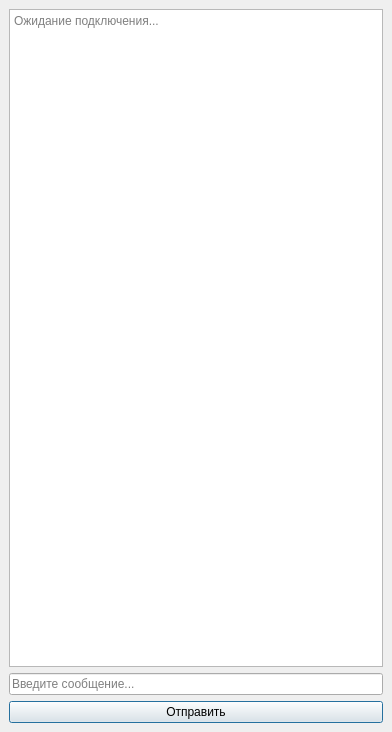
<?xml version="1.0" encoding="UTF-8"?>
<ui version="4.0">
 <class>MainWindow</class>
 <widget class="QMainWindow" name="MainWindow">
  <property name="geometry">
   <rect>
    <x>0</x>
    <y>0</y>
    <width>392</width>
    <height>732</height>
   </rect>
  </property>
  <property name="windowTitle">
   <string>Skillbox Online Chat</string>
  </property>
  <property name="locale">
   <locale language="Russian" country="Russia"/>
  </property>
  <widget class="QWidget" name="centralwidget">
   <layout class="QVBoxLayout" name="verticalLayout">
    <item>
     <widget class="QPlainTextEdit" name="message_box">
      <property name="undoRedoEnabled">
       <bool>false</bool>
      </property>
      <property name="readOnly">
       <bool>true</bool>
      </property>
      <property name="placeholderText">
       <string>Ожидание подключения...</string>
      </property>
     </widget>
    </item>
    <item>
     <widget class="QLineEdit" name="message_input">
      <property name="placeholderText">
       <string>Введите сообщение...</string>
      </property>
     </widget>
    </item>
    <item>
     <widget class="QPushButton" name="send_button">
      <property name="autoFillBackground">
       <bool>false</bool>
      </property>
      <property name="styleSheet">
       <string notr="true"/>
      </property>
      <property name="text">
       <string>Отправить</string>
      </property>
      <property name="default">
       <bool>true</bool>
      </property>
      <property name="flat">
       <bool>false</bool>
      </property>
     </widget>
    </item>
   </layout>
  </widget>
 </widget>
 <resources/>
 <connections/>
</ui>
